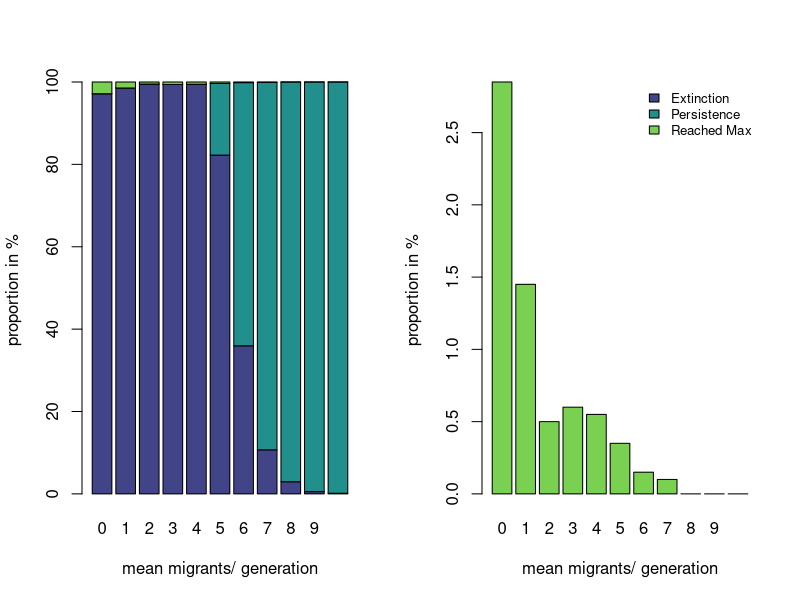
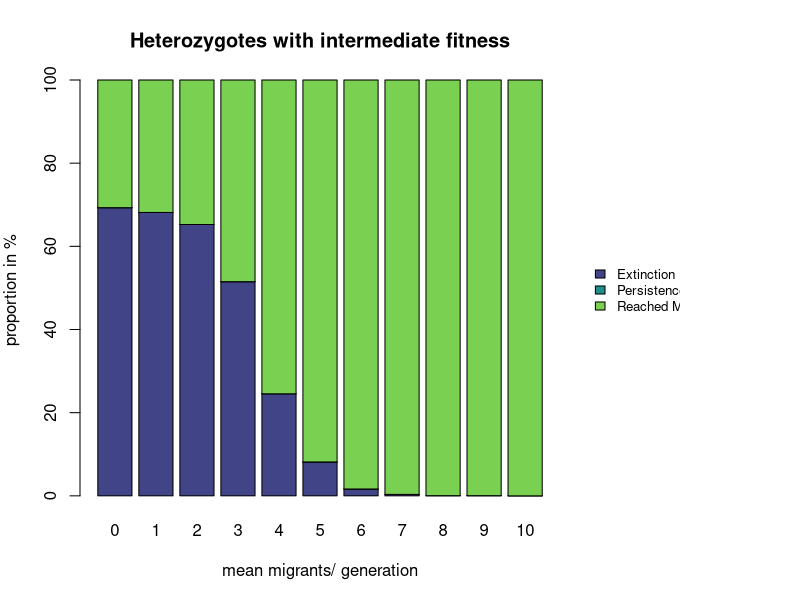
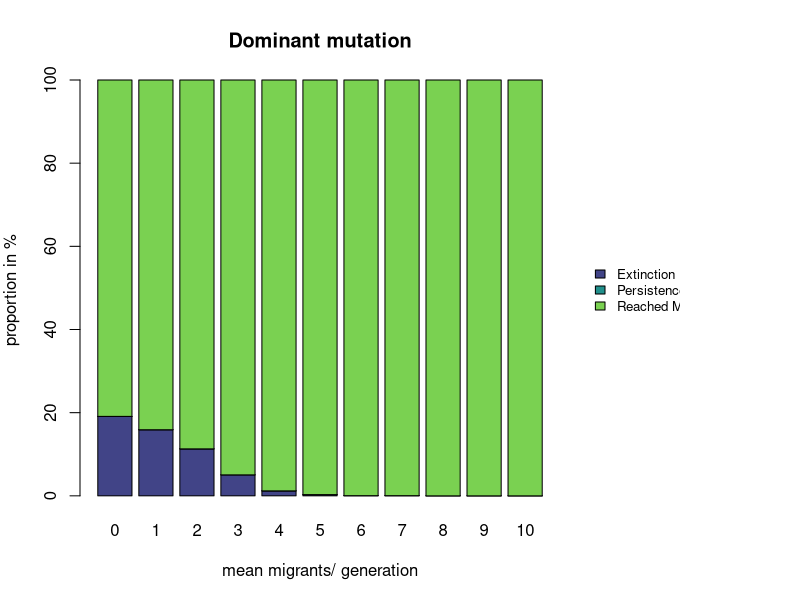
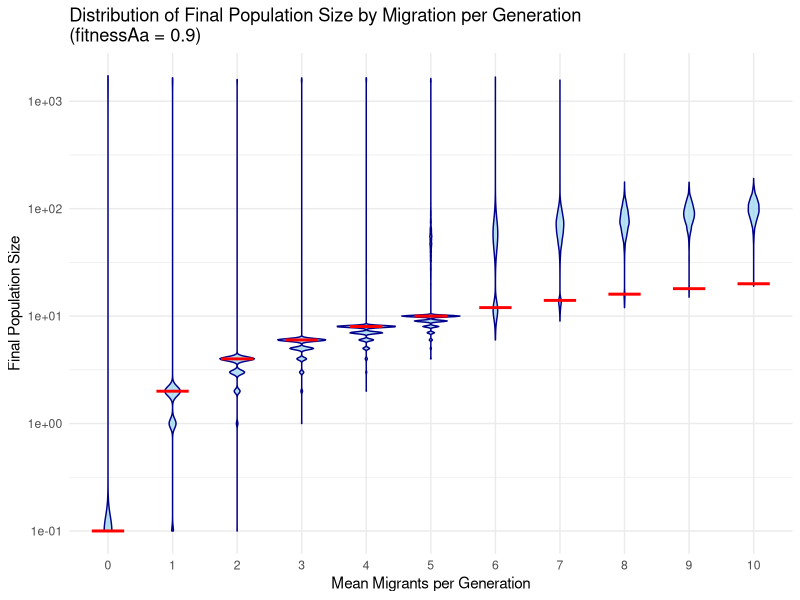
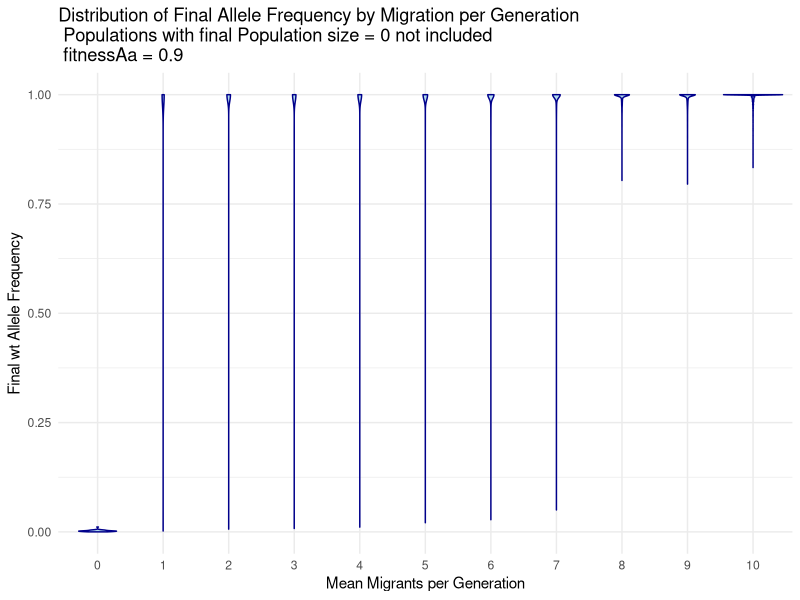
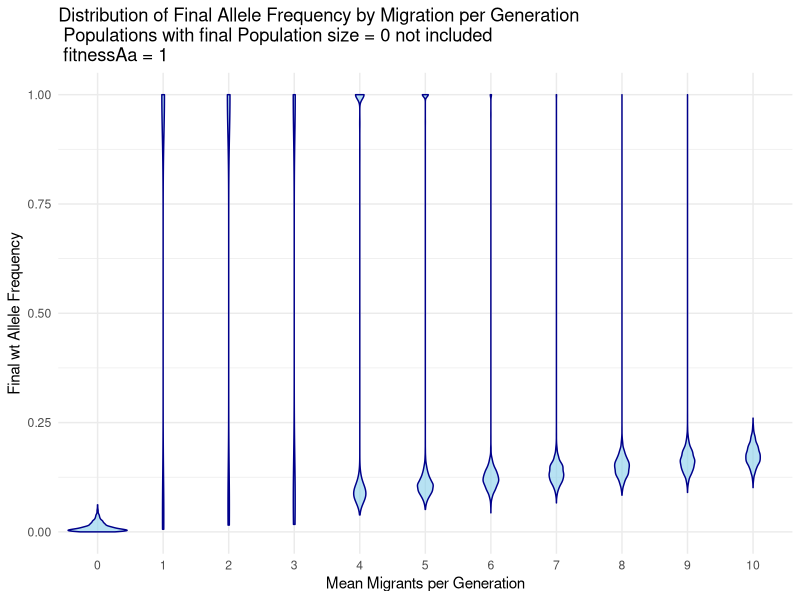
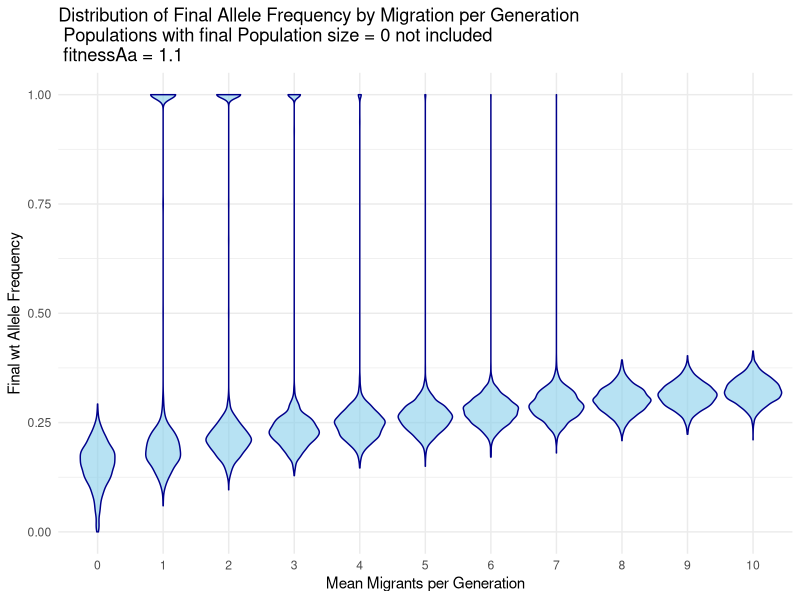
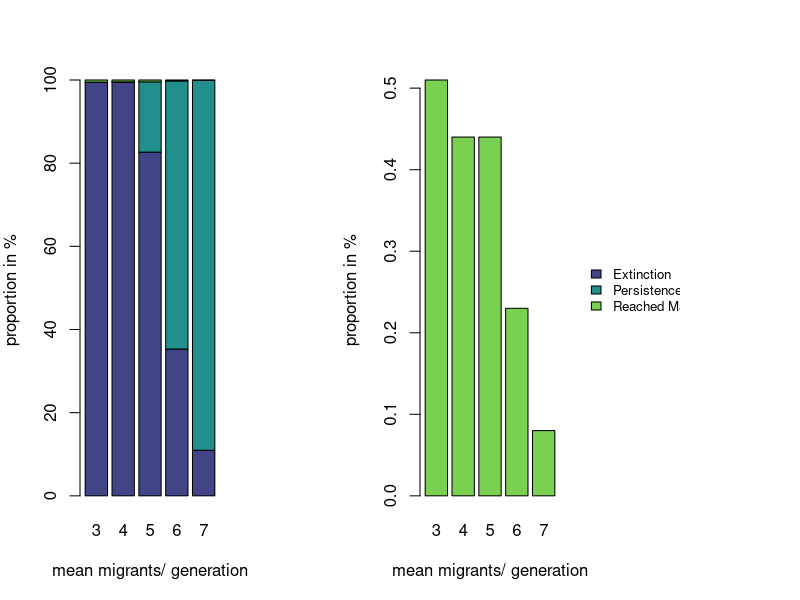

R code for these plots, in order:
## ---- chunk 1
setwd("C:/Users/flori/OneDrive/Dokumente/Studium/THEE researchpractical/TEE_Shadowvalley/Final Project")
simulate_one_gen_hardy_weinberg <- function(N_aa,N_Aa, N_AA, fitnessaa, fitnessAa, fitnessAA, avgmigrants, mut_rate) {
  # calculate total pop size
  tot_pop <- N_aa+N_Aa+N_AA
  # calculate average fitness
  avg_fit <- weighted.mean(c(fitnessaa, fitnessAa, fitnessAA), c(N_aa,N_Aa, N_AA))
  # calculate deterministic next gen pop size
  next_gen_tot_pop <- tot_pop*avg_fit
  # calculate the total allele abundance
  a_tot <- 2*N_aa+N_Aa
  A_tot <- 2*N_AA+N_Aa
  # Calculate the number of mutations
  a_to_A_mut <- min(rpois(1,a_tot*mut_rate),a_tot)
  A_to_a_mut <- min(rpois(1,A_tot*mut_rate),A_tot)
  # Calculate the allele frequencies
  p <- (a_tot+A_to_a_mut-a_to_A_mut)/(2*tot_pop)
  q <- 1-p
  # Next generation genotype frequencies; selection is applied here
  det_aa_next <- (p^2)*fitnessaa/avg_fit
  det_Aa_next <- (2*p*q)*fitnessAa/avg_fit
  det_AA_next <- (q^2)*fitnessAA/avg_fit
  # draw the number of migrants
  aa_migrants <- rpois(1, avgmigrants)
  # draw offspring according to Poisson distribution
  offsp_aa <- rpois(1, next_gen_tot_pop*det_aa_next) + aa_migrants
  offsp_Aa <- rpois(1, next_gen_tot_pop*det_Aa_next)
  offsp_AA <- rpois(1, next_gen_tot_pop*det_AA_next)
  # Return the number of individuals of each genotype
  return(c(offsp_aa, offsp_Aa,offsp_AA))
}
## ---- chunk 2
simulate_pop_HW <- function(N_init_aa, N_init_Aa, N_init_AA, fitnessaa, fitnessAa, fitnessAA, avgmigrants, mut_rate, t_max) {
  # Create the vector in which to save the results
  pop_vector <- c(N_init_aa, N_init_Aa, N_init_AA)
  # initiate the variables
  pop_new <- c(N_init_aa, N_init_Aa, N_init_AA)
  v <- 0
  success <- 2
  # run the simulation until generation t_max
  for (i in 1:t_max+1) {
    # redefine the current population one generation later
    pop_new <- simulate_one_gen_hardy_weinberg(pop_new[1],pop_new[2], pop_new[3], fitnessaa, fitnessAa, fitnessAA,avgmigrants, mut_rate)
   # add the new population sizes to the output vector
    pop_vector <- rbind(pop_vector,pop_new) 
    # condition to stop the simulation before t_max: either the population exceeds 1.5 times the original population size, or it goes extinct = 2* avgmigrants
    if (pop_new[1]+pop_new[2]+pop_new[3]>=1.5*(N_init_aa+ N_init_Aa+ N_init_AA)){
      success <- 3
      break
    }else if (pop_new[1]+pop_new[2]+pop_new[3]<=2*avgmigrants){
      success <- 1
      break
    }
  }
  pop_vector <- rbind(pop_vector,success)
  # define the row and column names of the output vector
  rownames(pop_vector) <- (0:(t_max+1))[1:length(pop_vector[,1])] # note that the vector has to be cut if the simulation stopped early
  colnames(pop_vector) <- c("aa","Aa","AA")
  # return the result
  return(pop_vector)	
}
## ---- chunk 3
# Read in the data
ds <- read.csv("Data_2000_reps_from_everything.csv")
# Create a empty matrix with the correct amount of rows and columns
mig <- matrix(NA,nrow = 3, ncol = 11)
# fill in the according numbers
for (i in 0:(ncol(mig)-1)){
  mig[,i+1] <- c(sum(ds$success[ds$migration_per_gen == i & ds$fitnessAa ==0.9] == "extinction"),
                 sum(ds$success[ds$migration_per_gen == i & ds$fitnessAa ==0.9] == "medium"),
                 sum(ds$success[ds$migration_per_gen == i & ds$fitnessAa ==0.9] == "reached_max"))
}
# translate it into %
mig <- mig/20
## ---- chunk 4
library("viridis")
# Defining the colors we want to use
colors <- viridis(3,begin = 0.2,end = 0.8)
# let both graphs be besides eachother
par(mfrow = (c(1,2)))
# Plot all outcomes
barplot(mig, col = colors, names.arg = 0:10, xlab = "mean migrants/ generation", ylab ="proportion in %")
# Plot the reached max seperate
barplot(mig[3,], names.arg = 0:10, col = colors[3],xlab = "mean migrants/ generation", ylab ="proportion in %")
legend("topright", legend = c("Extinction", "Persistence", "Reached Max"), fill = colors, bty = "n", cex = 0.8)
## ---- chunk 5
# Create an empty matrix with the right proportions
mig1and1.1 <- matrix(NA,nrow = 3, ncol = 22)
# x is used to count through the whole matrix, not just to column 11
x <- 1
# assign the sum of each outcome to the corresponding field
for (j in c(1,1.1)){
  for (i in 0:(ncol(mig)-1)){
    mig1and1.1[,i+x] <- c(sum(ds$success[ds$migration_per_gen == i & ds$fitnessAa ==j] == "extinction"),
                      sum(ds$success[ds$migration_per_gen == i & ds$fitnessAa ==j] == "medium"),
                      sum(ds$success[ds$migration_per_gen == i & ds$fitnessAa ==j] == "reached_max"))
  }
  x <- x+11
}
# Transform the data into %
mig1and1.1 <- mig1and1.1/20
## ---- chunk 6
library("viridis")
# Draw the colors
colors <- viridis(3,begin = 0.2,end = 0.8)
# Settings to make only one plot but leave space for the legend
par(mfrow = c(1, 1), mar = c(5, 4, 4, 6), oma = c(0, 0, 0, 6))
barplot(mig1and1.1[,1:11], col = colors, names.arg = 0:10, xlab = "mean migrants/ generation", ylab ="proportion in %", main = "Heterozygotes with intermediate fitness")
par(xpd = TRUE)  # Allows plotting outside the plot region
legend("right", inset = -0.3, legend = c("Extinction", "Persistence", "Reached Max"), fill = colors, bty = "n", cex = 0.8)
## ---- chunk 7
library("viridis")
# Draw the colors
colors <- viridis(3,begin = 0.2,end = 0.8)
# Settings to make only one plot but leave space for the legend
par(mfrow = c(1, 1), mar = c(5, 4, 4, 6), oma = c(0, 0, 0, 6))
barplot(mig1and1.1[,12:22], col = colors, names.arg = 0:10, xlab = "mean migrants/ generation", ylab ="proportion in %", main = "Dominant mutation")
par(xpd = TRUE)  # Allows plotting outside the plot region
legend("right", inset = -0.3, legend = c("Extinction", "Persistence", "Reached Max"), fill = colors, bty = "n", cex = 0.8)
## ---- chunk 8
library(ggplot2)
library(dplyr)

# Filter the data for fitnessAa == 0.9
filtered_data <- ds %>%
  filter(fitnessAa == 0.9) %>%
  mutate(final_pop_size = ifelse(final_pop_size == 0,0.1, final_pop_size)) # Transform the 0's to 0.1's to be able to show it on a log scale
# Draw the positions for the threshold lines
line_data <- data.frame(
  migration_per_gen = 1:11,
  threshold = 2 * (0:10)
) %>%
  mutate(threshold = ifelse(threshold == 0, 0.1, threshold))# Transform the 0's to 0.1's to be able to show it on a log scale

# Create a violin plot of final_pop_size against migration_per_gen
ggplot(filtered_data, aes(x = factor(migration_per_gen), y = final_pop_size)) +
  geom_violin(fill = "skyblue", color = "darkblue", alpha = 0.6) +  
  scale_y_log10()+
  labs(x = "Mean Migrants per Generation", y = "Final Population Size",
       title = "Distribution of Final Population Size by Migration per Generation\n(fitnessAa = 0.9)") +
  theme_minimal()+
  # Put the lines in place
  geom_segment(data = line_data, 
               aes(x = migration_per_gen-0.25, 
                   xend = migration_per_gen+0.25, 
                   y = threshold, 
                   yend = threshold), 
               color = "red", 
               size = 1)

## ---- chunk 9
library(ggplot2)
library(dplyr)

# Filter the data for fitnessAa == 0.9
filtered_data <- ds %>%
  filter(fitnessAa == 0.9)

# Create a violin plot of final_pop_size against migration_per_gen
ggplot(filtered_data, aes(x = factor(migration_per_gen), y = p_final)) +
  geom_violin(fill = "skyblue", color = "darkblue", alpha = 0.6) +  # Violin plot for distribution
  labs(x = "Mean Migrants per Generation", y = "Final wt Allele Frequency",
       title = "Distribution of Final Allele Frequency by Migration per Generation\n Populations with final Population size = 0 not included \n fitnessAa = 0.9") +
  theme_minimal()
## ---- chunk 10
library(ggplot2)
library(dplyr)

# Filter the data for fitnessAa == 1
filtered_data <- ds %>%
  filter(fitnessAa == 1)

# Create a violin plot of final_pop_size against migration_per_gen
ggplot(filtered_data, aes(x = factor(migration_per_gen), y = p_final)) +
  geom_violin(fill = "skyblue", color = "darkblue", alpha = 0.6) +  # Violin plot for distribution
  labs(x = "Mean Migrants per Generation", y = "Final wt Allele Frequency",
       title = "Distribution of Final Allele Frequency by Migration per Generation\n Populations with final Population size = 0 not included\n fitnessAa = 1") +
  theme_minimal()



## ---- chunk 11
library(ggplot2)
library(dplyr)

# Filter the data for fitnessAa == 1.1
filtered_data <- ds %>%
  filter(fitnessAa == 1.1)

# Create a violin plot of final_pop_size against migration_per_gen
ggplot(filtered_data, aes(x = factor(migration_per_gen), y = p_final)) +
  geom_violin(fill = "skyblue", color = "darkblue", alpha = 0.6) +  # Violin plot for distribution
  labs(x = "Mean Migrants per Generation", y = "Final wt Allele Frequency",
       title = "Distribution of Final Allele Frequency by Migration per Generation\n Populations with final Population size = 0 not included\n fitnessAa = 1.1") +
  theme_minimal()



## ---- chunk 12
df3to7 <- read.csv("eva_data_slay.csv")
mig3to7 <- matrix(NA, nrow = 3, ncol = 5)
colnames(mig3to7) <- 3:7
rownames(mig3to7) <- c("extinction","medium","reached_max")
for (i in 1:ncol(mig3to7)){
  mig3to7[,i] <- c(sum(df3to7$success[df3to7$migration_per_gen == i+2] == 1),
               sum(df3to7$success[df3to7$migration_per_gen == i+2] == 2),
               sum(df3to7$success[df3to7$migration_per_gen == i+2] == 3))
}
mig3to7 <- mig3to7/100
par(mfrow = c(1, 2), mar = c(5, 4, 4, 6), oma = c(0, 0, 0, 6))
barplot(mig3to7, col = colors, names.arg = 3:7, xlab = "mean migrants/ generation", ylab ="proportion in %")
barplot(mig3to7[3,], names.arg = 3:7, col = colors[3],xlab = "mean migrants/ generation", ylab ="proportion in %")
par(xpd = TRUE)  # Allows plotting outside the plot region
legend("right", inset = -1, legend = c("Extinction", "Persistence", "Reached Max"), fill = colors, bty = "n", cex = 0.8)

## ---- chunk 13
library(ggplot2)
library(dplyr)

# Filter data where success == 3 (= reached max)
filtered_data <- df3to7 %>%
  filter(success == 3)
summary_data <- filtered_data %>%
  group_by(migration_per_gen) %>%
  summarise(
    count = n()  # Count of values in each category
  )
# Create the plot
ggplot(filtered_data, aes(x = factor(migration_per_gen), y = number_of_generations)) +
  geom_violin(fill = "skyblue", color = "darkblue", alpha = 0.6) + 
  labs(x = "Migration per Generation", y = "Number of Generations",
       title = "numbers of generation until maximum was reached") +
  geom_hline(yintercept = 10000, color = "red", linetype = "dashed", size = 1) +
  geom_text(data = summary_data, aes(x = factor(migration_per_gen), y = max(filtered_data$number_of_generations) * 1.05, 
                                     label = paste("n =", count)), 
            color = "black", size = 3) +
  theme_minimal()
## ---- chunk 14
library(ggplot2)
library(dplyr)

# Filter data where success == 3
filtered_data <- ds %>%
  filter(success == "reached_max" & fitnessAa == 0.9)
summary_data <- filtered_data %>%
  group_by(migration_per_gen) %>%
  summarise(
    count = n()  # Count of values in each category
  )
# Create the plot
ggplot(filtered_data, aes(x = factor(migration_per_gen), y = number_of_generations)) +
  geom_violin(fill = "skyblue", color = "darkblue", alpha = 0.6) + 
  labs(x = "Migration per Generation", y = "Number of Generations",
       title = "numbers of generation until maximum was reached, fitnessAa = 0.9") +
  scale_y_log10()+
  geom_text(data = summary_data, aes(x = factor(migration_per_gen), y = max(filtered_data$number_of_generations) * 1.05, 
                                     label = paste("n =", count)), 
            color = "black", size = 3) +
  theme_minimal()
## ---- chunk 15
library(ggplot2)
library(dplyr)

# Filter data where success == 3
filtered_data <- ds %>%
  filter(success == "reached_max" & fitnessAa == 1)
summary_data <- filtered_data %>%
  group_by(migration_per_gen) %>%
  summarise(
    count = n()  # Count of values in each category
  )
# Create the plot
ggplot(filtered_data, aes(x = factor(migration_per_gen), y = number_of_generations)) +
  geom_violin(fill = "skyblue", color = "darkblue", alpha = 0.6) + 
  labs(x = "Migration per Generation", y = "Number of Generations",
       title = "numbers of generation until maximum was reached, fitnessAa = 1") +
  scale_y_log10()+
  geom_text(data = summary_data, aes(x = factor(migration_per_gen), y = max(filtered_data$number_of_generations) * 1.05, 
                                     label = paste("n =", count)), 
            color = "black", size = 3) +
  theme_minimal()
## ---- chunk 16
library(ggplot2)
library(dplyr)

# Filter data where success == 3
filtered_data <- ds %>%
  filter(success == "reached_max" & fitnessAa == 1.1)
summary_data <- filtered_data %>%
  group_by(migration_per_gen) %>%
  summarise(
    count = n()  # Count of values in each category
  )
# Create the plot
ggplot(filtered_data, aes(x = factor(migration_per_gen), y = number_of_generations)) +
  geom_violin(fill = "skyblue", color = "darkblue", alpha = 0.6) + 
  labs(x = "Migration per Generation", y = "Number of Generations",
       title = "numbers of generation until maximum was reached, fitnessAa = 1.1") +
  scale_y_log10()+
  geom_text(data = summary_data, aes(x = factor(migration_per_gen), y = max(filtered_data$number_of_generations) * 1.05, 
                                     label = paste("n =", count)), 
            color = "black", size = 3) +
  theme_minimal()
